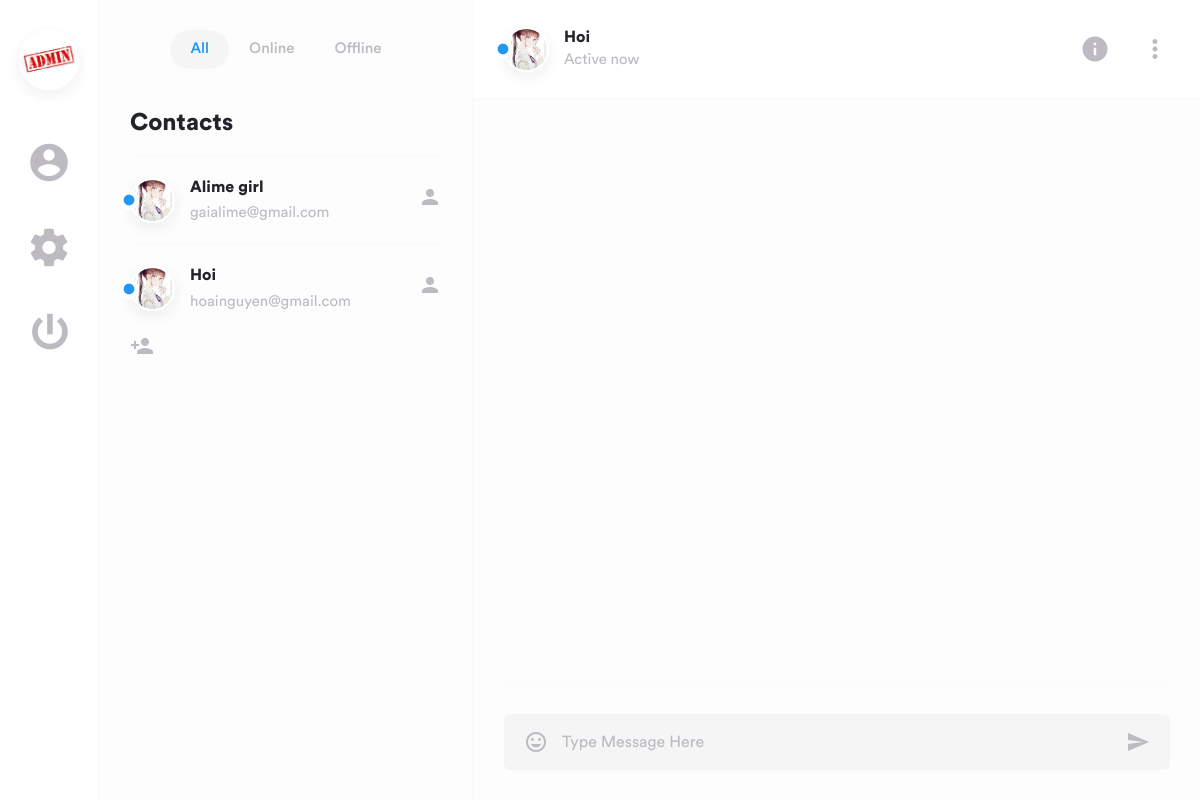
Screenshot of /homepre.php (signed in) with the database file from the repository.
### tables this page shows
CREATE TABLE `chatfriend` (
  `no` int(4) NOT NULL,
  `me` varchar(50) NOT NULL,
  `friend` varchar(50) NOT NULL
);

CREATE TABLE `user` (
  `no` int(4) NOT NULL,
  `name` varchar(50) NOT NULL,
  `mail` varchar(50) NOT NULL,
  `pass` varchar(50) NOT NULL,
  `avatar` varchar(50) NOT NULL,
  `online` varchar(50) NOT NULL,
  `diachi` varchar(50) NOT NULL
);

### class/user.php (called while the page is built, shortened)
<?php
class user
{
	function findfriend($mail)
	{
		$conn = new mysqli("localhost","root","","nhantin");
		$result = $conn->query("SELECT * FROM chatfriend as cf INNER JOIN user us on cf.friend= us.mail WHERE '$mail' = cf.me");
    	if ($result->num_rows > 0)
        	return $result;
    	else return false;
	}
}
?>

### homepre.php (the view, shortened to what this page needs)
<?php
include("class/user.php");
?>
<!DOCTYPE html>
<html lang="en">
<head>
		<link href="dist/css/lib/bootstrap.min.css" type="text/css" rel="stylesheet">
		<link href="dist/css/swipe.min.css" type="text/css" rel="stylesheet">
	</head>
	<body>
		<main>
			<div class="layout">
				<div class="navigation">
					<div class="container">
						<div class="inside">
							<div class="nav nav-tab menu">
								<button class="btn"><img class="avatar-xl" src="<?php echo$_SESSION['avt'];?>" alt="avatar"></button>
								<a href="#members" data-toggle="tab"><i class="material-icons">account_circle</i></a>
								<a href="home3.php" data-toggle="tab"><i class="material-icons">settings</i></a>
								<a href="logout.php?usermail=<?=$_SESSION['mail']?>" class="btn power"><i class="material-icons">power_settings_new</i></a>
							</div>
						</div>
					</div>
				</div>
				<div class="sidebar" id="sidebar">
					<div class="container">
						<div class="col-md-12">
							<div class="tab-content">
								<div class="list-group sort">
										<button class="btn filterMembersBtn active show" data-toggle="list" data-filter="all">All</button>
										<button class="btn filterMembersBtn" data-toggle="list" data-filter="online">Online</button>
										<button class="btn filterMembersBtn" data-toggle="list" data-filter="offline">Offline</button>
									</div>
								<?php
								$user= new user;
								$friend= $user->findfriend($_SESSION['mail']);
								?>
								<div class="tab-pane fade show active" id="members">
									<div class="contacts">
										<h1>Contacts</h1>
										<div class="list-group" id="contacts" role="tablist">
										<?php
										while($row = $friend->fetch_assoc()) {
												$namefr=$row['name'];
												$mailfr=$row['mail'];
												$avtfr=$row['avatar'];
												$onlinestatus=$row['online'];
												if ($onlinestatus == 1) {
												?>
												<a href="home.php?friendmail=<?php echo $mailfr?>&friendname=<?php echo $namefr?>&friendavt=<?php echo $avtfr?>&friendonl=<?php echo $onlinestatus?>" class="filterMembers all online contact">
												<img class="avatar-md" src="<?php echo $avtfr?>" data-toggle="tooltip" data-placement="top" title="<?php echo $namefr?>" alt="avatar">
												<div class="status">
													<i class="material-icons online">fiber_manual_record</i>
												</div>
												<div class="data">
													<h5><?php echo $namefr?></h5>
													<p><?php echo $mailfr?></p>
												</div>
												<div class="person-add">
													<i class="material-icons">person</i>
												</div>
												</a>
												<?php }
										}
												?>
										</div>
										<a href="friendadd.php"><i class="material-icons">person_add</i></a>
									</div>
								</div>
							</div>
						</div>
					</div>
				</div>
				<div class="main">
					<div class="tab-content" id="nav-tabContent">
						<div class="babble tab-pane fade active show" id="list-chat" role="tabpanel" aria-labelledby="list-chat-list">
							<div class="chat" id="chat1">
								<div class="top">
									<div class="container">
										<div class="col-md-12">
											<div class="inside">
												<a href="#"><img class="avatar-md" src="<?php echo $_SESSION['avtfr']?>" data-toggle="tooltip" data-placement="top" title="<?php echo $_SESSION['namefr']?>" alt="avatar"></a>
												<div class="status">
													<?php if ($_SESSION['onlfr'] == 1){
													?>
													<i class="material-icons online">fiber_manual_record</i>
													<?php }
													else {
														?>
														<i class="material-icons offline">fiber_manual_record</i>
														<?php
													}
													?>
												</div>
												<div class="data">
													<h5><a href="#"><?php echo $_SESSION['namefr']?></a></h5>
													<?php
													if ($_SESSION['onlfr']==1) {
													?>
													<span>Active now</span>
													<?php }
													else{
														?>
													<span>Offline</span>
													<?php
													}
													?>
												</div>
												<button class="btn d-md-block d-none"><i class="material-icons md-30">info</i></button>
												<div class="dropdown">
													<button class="btn" data-toggle="dropdown" aria-haspopup="true" aria-expanded="false"><i class="material-icons md-30">more_vert</i></button>
												</div>
											</div>
										</div>
									</div>
								</div>
								<div class="content" id="content">
								</div>
								<div class="container">
									<div class="col-md-12">
										<div class="bottom">
											<form id="chat_form" name="chat_form" class="position-relative w-100" data-parsley-errors-container="#validation_error">
											<textarea class="form-control" id="chat_message" name="chat_message" placeholder="Type Message Here" data-parsley-maxlength="1000" data-parsley-pattern="/^[a-zA-Z0-9\s]+$/" required></textarea>												<button class="btn emoticons"><i class="material-icons">insert_emoticon</i></button>
												<button type="submit" class="btn send"><i class="material-icons">send</i></button>
											</form>
										</div>
									</div>
								</div>
							</div>
						</div>
						</div>
					</div>
				</div>
		</main>
	</body>
</html>

### rows the page displays
chatfriend: user.avatar+name (picture), user.name "Alime girl", user.mail "gaialime@gmail.com"
chatfriend: user.avatar (picture), user.name "Hoi", user.mail "hoainguyen@gmail.com"

### other values shown
$_SESSION['namefr'] "Hoi"
